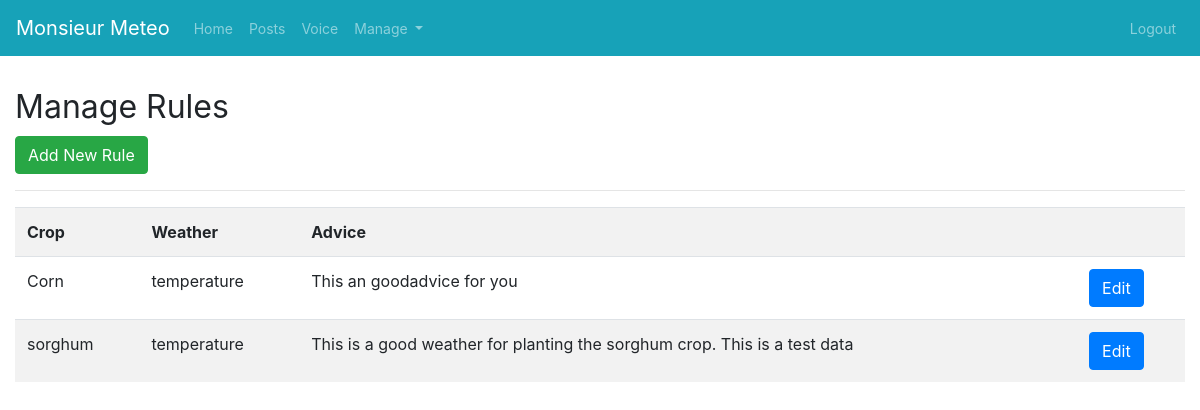
The page /manage_rules (signed in) on the database as committed earlier.
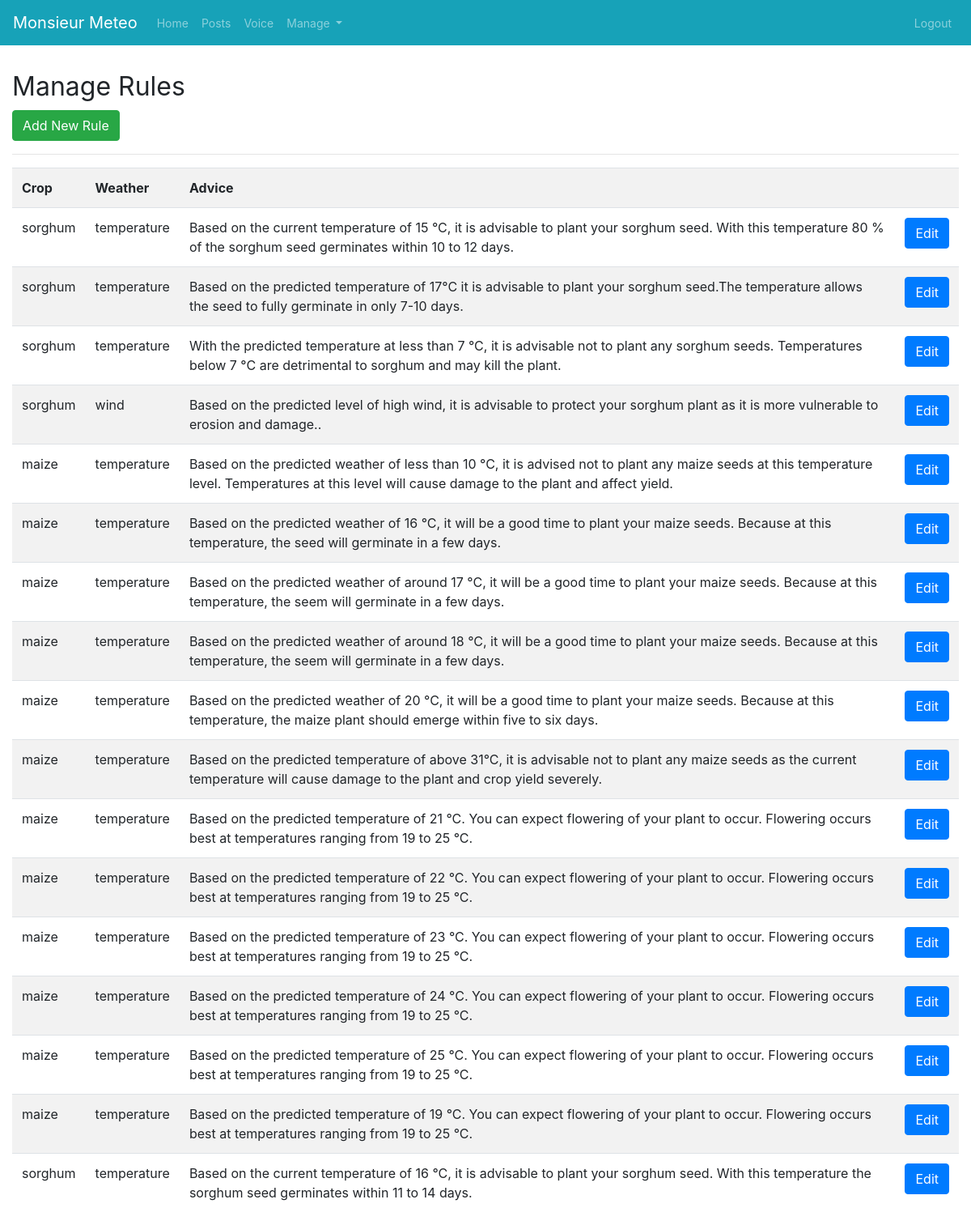
The same page on the database as committed later.
### app.py (models this page shows)
class Rules(db.Model):
    id =db.Column(db.Integer, primary_key=True)
    crop = db.Column(db.String(50), nullable=False)
    advice = db.Column(db.Text, nullable=False)
    weather = db.Column(db.String(50), nullable=False)
    weather_condition = db.Column(db.String(50), nullable=False)
    value = db.Column(db.Integer, nullable=False)
    create_date = db.Column(db.DateTime, nullable=False)

### app.py (the view)
@app.route('/manage_rules')
@is_logged_in
def manage_rules():
    rules = Rules.query.all()
    if len(rules) > 0:
        return render_template('manage_rules.html', rules=rules)
    else:
        msg = 'No Rules Found'
        return render_template('manage_rules.html', msg=msg)

### app.py (called while the page is built)
def is_logged_in(f):
    @wraps(f)
    def wrap(*args, **kwargs):
        if 'logged_in' in session:
            return f(*args, **kwargs)
        else:
            flash('Unathorized! Please login', 'danger')
            return redirect(url_for('login'))
    return wrap

### templates/manage_rules.html
{% extends 'layout.html' %}
{% block body %}
<div class="container-fluid">
   <h1><small>Manage Rules</small></h1>
   <a class="btn btn-success" href="/add_rule">Add New Rule </a>
   <hr>
   <table class="table table-striped">
    <tr>
      <th>Crop</th>
      <th>Weather</th>
      <th>Advice</th>
      <th></th>
    </tr>
    {% for rule in rules %}
    <tr>
      <td> {{rule.crop}} </td>
      <td> {{rule.weather}} </td>
      <td> {{rule.advice}} </td>
      <td><a href="edit_rule/{{rule.id}}" class="btn btn-primary pullright">Edit </td>
    </tr>
    {% endfor %}
   </table>
</div>
{% endblock %}

### templates/layout.html (shortened to what this page needs)
<!DOCTYPE html>
<html>
  <head>
    <link rel="stylesheet" type = "text/css" href="https://stackpath.bootstrapcdn.com/bootstrap/4.1.1/css/bootstrap.min.css">
    <link rel="stylesheet" type = "text/css" href="{{ url_for('static', filename= 'css/style.css') }}">
    <link rel="stylesheet" type = "text/css" href="{{ url_for('static', filename= 'plugins/font-awesome/css/font-awesome.min.css') }}">
    <link rel="stylesheet" type = "text/css" href="{{ url_for('static', filename= 'plugins/font-awesome/css/font-awesome.min.css') }}">
  </head>
  <body class = "bg-white">
    {% include 'includes/_navbar.html' %}
    <div class="" >
      {% block body %}
      {% endblock %}
    </div>
  </body>
</html>

### templates/includes/_navbar.html (shortened to what this page needs)
<nav class="navbar navbar-expand-md navbar-dark bg-info">
      <a class="navbar-brand" href="/">Monsieur Meteo</a>
    <div class="collapse navbar-collapse" id="navbarsExampleDefault">
        <ul class="navbar-nav mr-auto">
          <li class="nav-item">
            <a class="nav-link" href="/">Home <span class="sr-only">(current)</span></a>
          </li>
          <li class="nav-item">
            <a class="nav-link" href="/posts">Posts</a>
          </li>
          <li class="nav-item">
            <a class="nav-link" href="/voice_interface">Voice</a>
          </li>
          {% if session.logged_in %}
            <li class="nav-item dropdown">
              <a class="nav-link dropdown-toggle" href="#" id="navbardrop" data-toggle="dropdown">
                Manage
              </a>
            </li>
          {% else %}
            <li class="nav-item">  <a class="nav-link" href="/login">Login</a></li>
          {% endif %}
        </ul>
        <ul class="navbar-nav navbar-left">
          {% if session.logged_in %}
            <li class="nav-item"><a class="nav-link" href="/logout">Logout</a></li>
          {% endif %}
        </ul>
    </div>
</nav>

### static/css/style.css (style rules this page uses)
.nav-link { font-size: 14px; }
.nav-link { color: #2098BF }

Rows that differ between the two databases and show on the page:
changed Rules: crop "Corn" → "sorghum"; advice "This an goodadvice for you" → "Based on the current temperature of 15 °C, it is advisable to plant your sorghum seed. With this temperature 80 % of the sorghum seed germinates within 10 to 12 days."
changed Rules: advice "This is a good weather for planting the sorghum crop. This is a test data" → "Based on the predicted temperature of 17°C it is advisable to plant your sorghum seed.The temperature allows the seed to fully germinate in only 7-10 days."
added Rules: crop "sorghum", weather "temperature", advice "With the predicted temperature at less than 7 °C, it is advisable not to plant any sorghum seeds. Temperatures below 7 °C are detrimental to sorghum and may kill the plant."
added Rules: crop "sorghum", weather "wind", advice "Based on the predicted level of high wind, it is advisable to protect your sorghum plant as it is more vulnerable to erosion and damage.."
added Rules: crop "maize", weather "temperature", advice "Based on the predicted weather of less than 10 °C, it is advised not to plant any maize seeds at this temperature level. Temperatures at this level will cause damage to the plant and affect yield."
added Rules: crop "maize", weather "temperature", advice "Based on the predicted weather of 16 °C, it will be a good time to plant your maize seeds. Because at this temperature, the seed will germinate in a few days."
added Rules: crop "maize", weather "temperature", advice "Based on the predicted weather of around 17 °C, it will be a good time to plant your maize seeds. Because at this temperature, the seem will germinate in a few days."
added Rules: crop "maize", weather "temperature", advice "Based on the predicted weather of around 18 °C, it will be a good time to plant your maize seeds. Because at this temperature, the seem will germinate in a few days."
added Rules: crop "maize", weather "temperature", advice "Based on the predicted weather of 20 °C, it will be a good time to plant your maize seeds. Because at this temperature, the maize plant should emerge within five to six days."
added Rules: crop "maize", weather "temperature", advice "Based on the predicted temperature of above 31°C, it is advisable not to plant any maize seeds as the current temperature will cause damage to the plant and crop yield severely."
added Rules: crop "maize", weather "temperature", advice "Based on the predicted temperature of 21 °C. You can expect flowering of your plant to occur. Flowering occurs best at temperatures ranging from 19 to 25 °C."
added Rules: crop "maize", weather "temperature", advice "Based on the predicted temperature of 22 °C. You can expect flowering of your plant to occur. Flowering occurs best at temperatures ranging from 19 to 25 °C."
added Rules: crop "maize", weather "temperature", advice "Based on the predicted temperature of 23 °C. You can expect flowering of your plant to occur. Flowering occurs best at temperatures ranging from 19 to 25 °C."
added Rules: crop "maize", weather "temperature", advice "Based on the predicted temperature of 24 °C. You can expect flowering of your plant to occur. Flowering occurs best at temperatures ranging from 19 to 25 °C."
added Rules: crop "maize", weather "temperature", advice "Based on the predicted temperature of 25 °C. You can expect flowering of your plant to occur. Flowering occurs best at temperatures ranging from 19 to 25 °C."
added Rules: crop "maize", weather "temperature", advice "Based on the predicted temperature of 19 °C. You can expect flowering of your plant to occur. Flowering occurs best at temperatures ranging from 19 to 25 °C."
added Rules: crop "sorghum", weather "temperature", advice "Based on the current temperature of 16 °C, it is advisable to plant your sorghum seed. With this temperature the sorghum seed germinates within 11 to 14 days."
